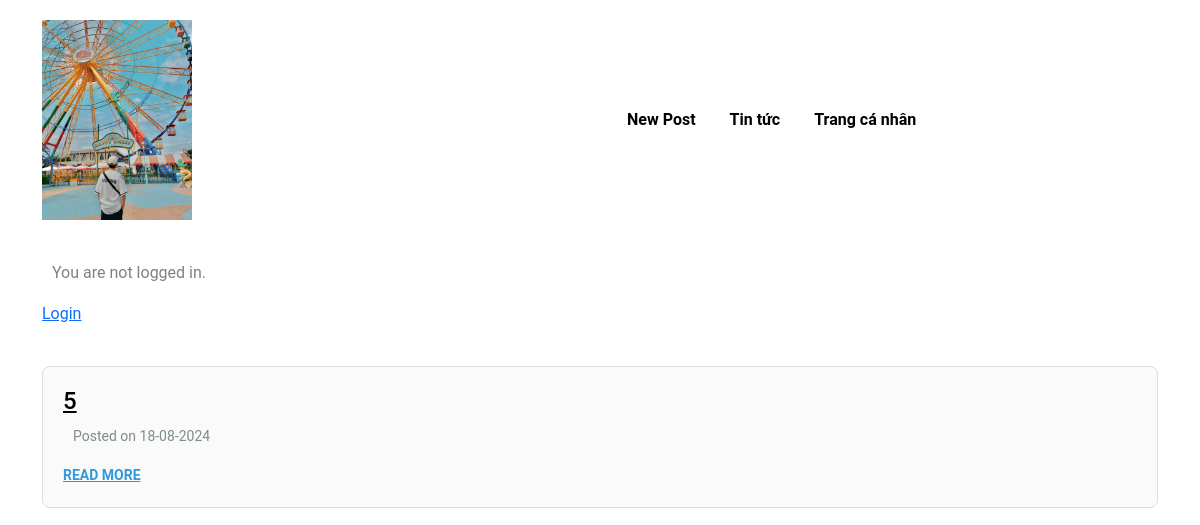
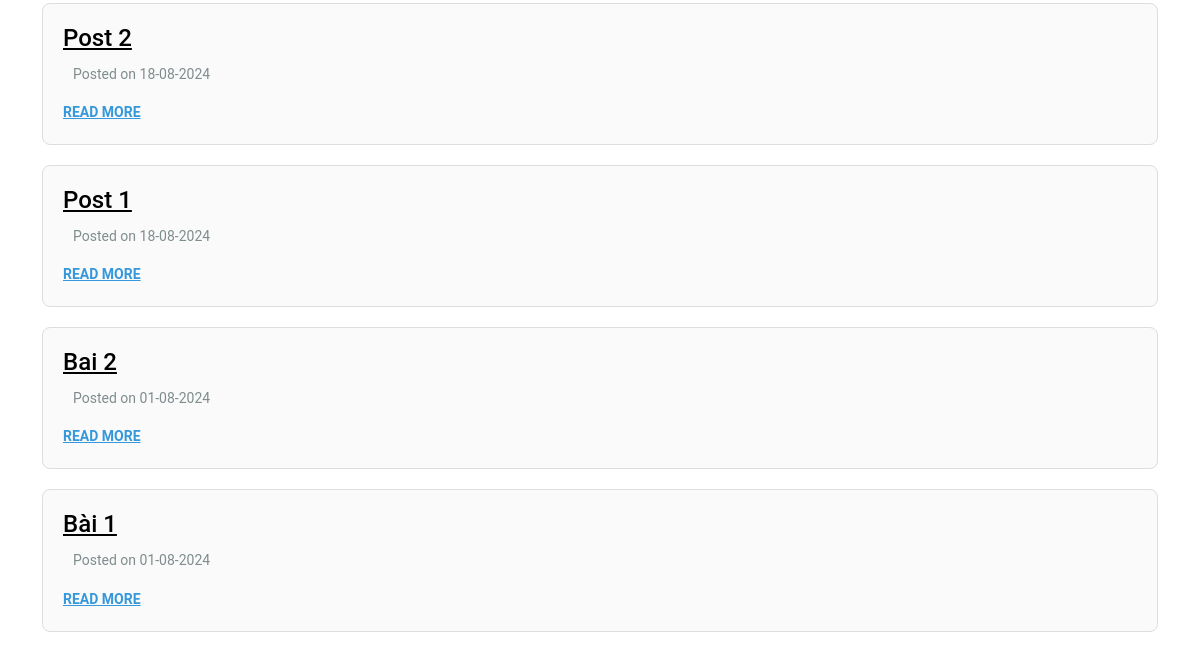
Page /blog/ on the earlier database version (2 pictures, top to bottom).
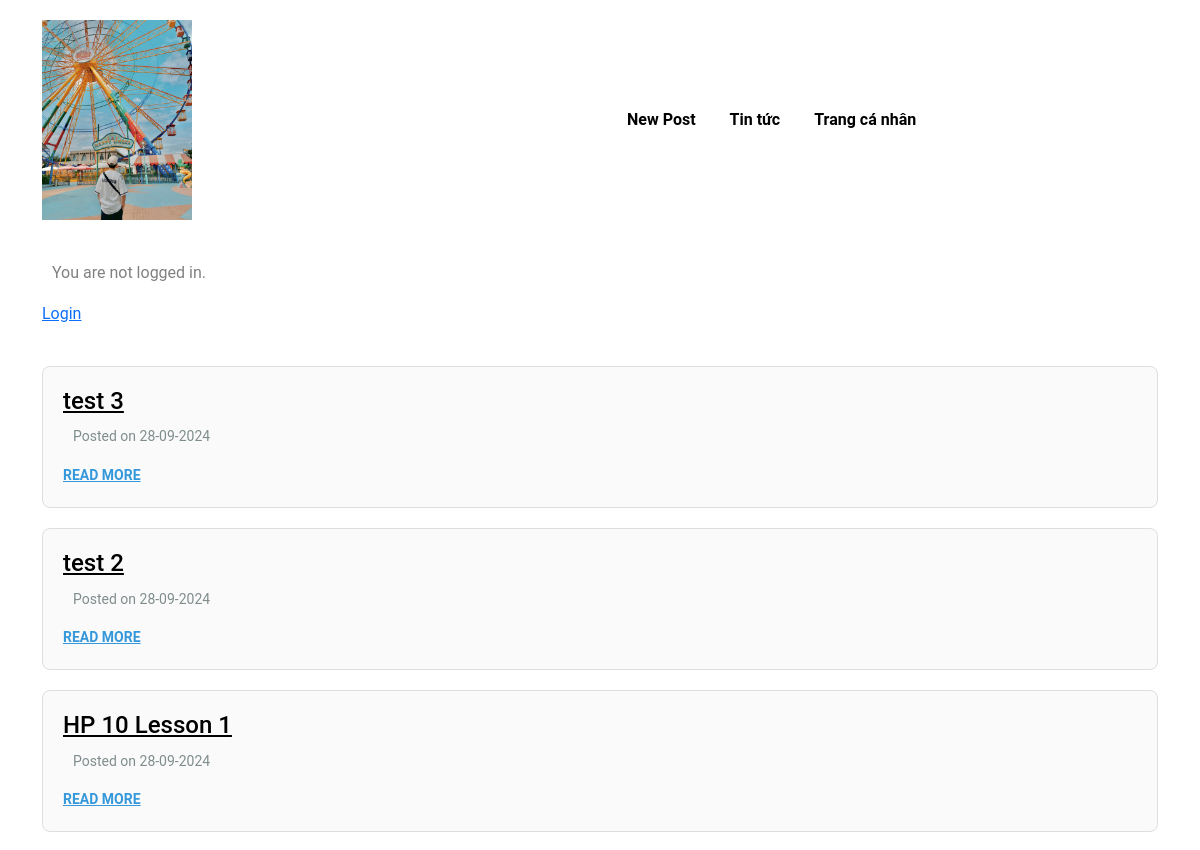
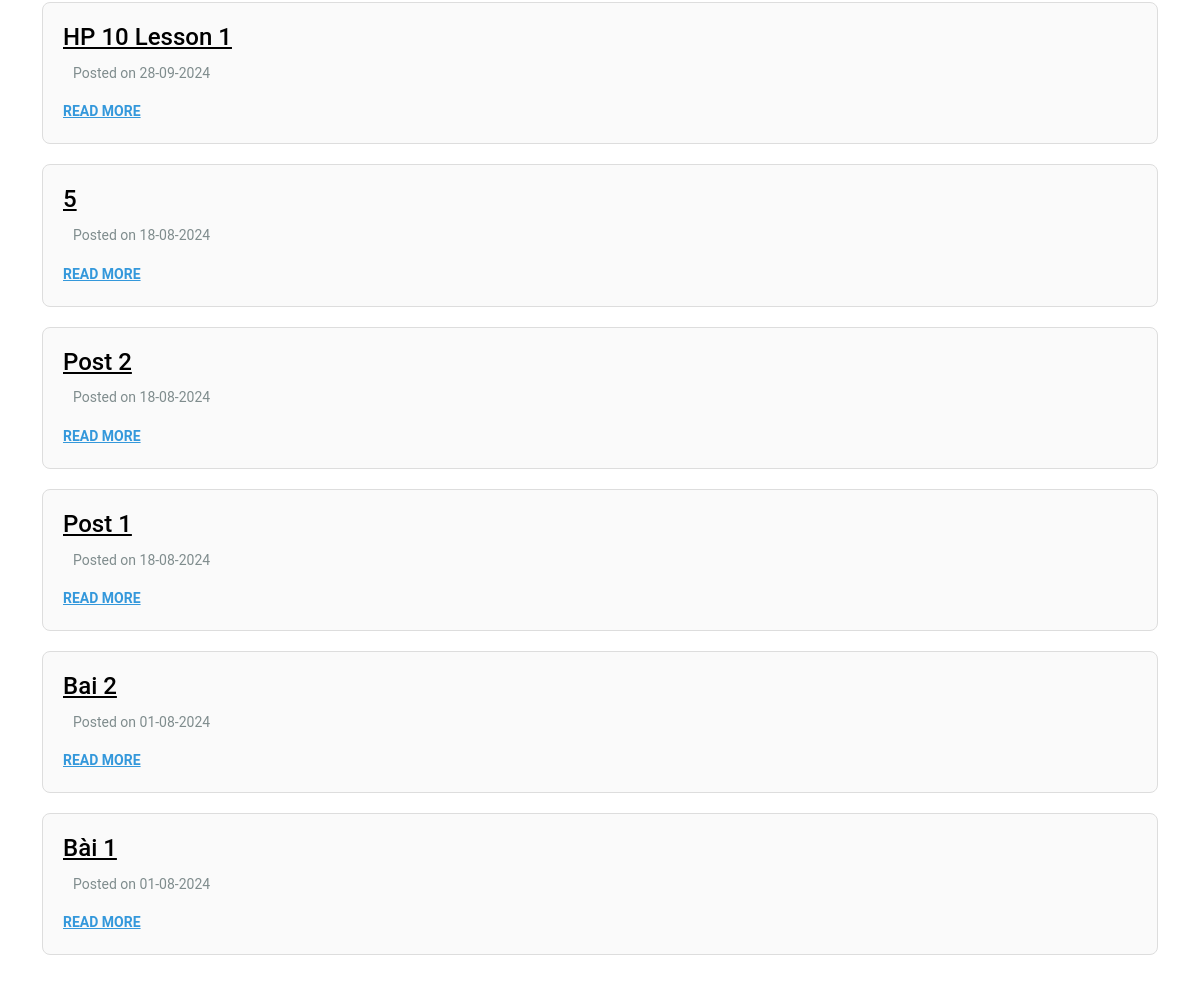
Same page on the later database version (2 pictures, top to bottom).
### blog/models.py (models this page shows, shortened)
class Post(models.Model):
    title = models.CharField(max_length=200)
    body = models.TextField()
    date = models.DateTimeField(auto_now_add=True)
    author = models.ForeignKey(
        User,
        on_delete = models.CASCADE,
    )

### blog/views.py (the view)
# urls.py: path("", views.list, name='blog'),
def list(request):
    Data = {'Posts': Post.objects.all().order_by('-date')}
    return render(request, 'blog/blog.html', Data)

### myHome/templates/blog/blog.html (shortened to what this page needs)
{% extends 'pages/base.html' %}
{% load static %}
{% block extra_css %}
  <link rel="stylesheet" href="{% static 'css/style.css' %}" />
{% endblock %}
{% block content %}
<div class="container">
    <div class="row">
            <div class="posts-list">
                {% for post in Posts %}
                <div class="post-item">
                    <h2 class="post-title nhat">
                        <a class="nhat" href="/blog/{{post.id}}">{{ post.title }} </a>
                    </h2>
                    <p class="post-meta">
                        Posted on {{ post.date | date:"d-m-Y" }}
                    </p>
                    <div class="post-excerpt">
                        <a href="/blog/{{post.id}}" class="read-more">Read more</a>
                    </div>
                </div>
                {% empty %}
                <p>No blog posts available yet.</p>
                {% endfor %}
            </div>
    </div>
</div>
{% endblock %}

### myHome/templates/pages/base.html (shortened to what this page needs)
<!DOCTYPE html>
<html lang="en">
  <head>
    {% load static %}
    {% block extra_css %} {% endblock %}
    <link rel="stylesheet" href="{% static 'css/style.css' %}" />
    <link rel="stylesheet" href="{% static 'css/vie-deli.css' %}" />
    <link rel="stylesheet" href="{% static 'css/tu-nho.css' %}" />
    <link rel="stylesheet" href="{% static 'css/mona-hotel.css' %}" />
    <link rel="stylesheet" href="{% static 'css/bootstrap.min.css' %}" />
    <link rel="stylesheet" href="https://cdnjs.cloudflare.com/ajax/libs/font-awesome/6.4.0/css/all.min.css" />
    <link rel="stylesheet" href="https://cdnjs.cloudflare.com/ajax/libs/font-awesome/4.7.0/css/font-awesome.css" />
  </head>
  <body>
    <div class="container">
      <div class="row">
          <div class="col-md-6">
              <a class="logo-img" href=""><img class="img-fluid ndtLogo" src="{% static 'images/ndt.jpg' %}" alt="logo"
                      loading="lazy"></a>
          </div>
          <div class="col-md-6 d-flex align-items-center">
              <ul class="main-menu">
                  <li><a href="{% url 'post_new' %}">New Post</a></li>
                  <li><a href="{% url 'blog' %}">Tin tức</a></li>
                  <li><a href="{% url 'profile' %}">Trang cá nhân</a></li>
              </ul>
          </div>
      </div>
    </div>
    <div class="container">
      <div class="row">
          {% if user.is_authenticated %}
            <p>Hello, {{user.username }}!</p>
            <p><a href = "{% url 'logout' %}">Logout</a>  </p>
          {% else %}
            <p>You are not logged in.</p>
            <a href = "{% url 'login' %}">Login</a>
          {% endif %}
      </div>
    </div>
    {% block content %}
    {% endblock %}
  </body>
</html>

### static/css/style.css (style rules this page uses)
h1, h2, h3 { color: #343a40; }
.ndtLogo { width: 150px; height: 50px; }

### static/css/vie-deli.css (style rules this page uses)
h1, h2, h3 { color: #343a40; }
.post-title { font-size: 36px; color: #2c3e50; margin-bottom: 10px; }
.post-meta { font-size: 14px; color: #7f8c8d; }
.nhat { color: rgb(0, 0, 0); }
body { font-family: 'Helvetica Neue', Arial, sans-serif; line-height: 1.6; margin: 0; padding: 0; background-color: #f4f4f4; color: #333; }
h1, h2, h4 { color: #333; font-weight: 700; }
a { text-decoration: none; color: #3498db; }
.container { width: 80%; margin: 0 auto; padding: 20px; }
.posts-list { display: flex; flex-direction: column; gap: 20px; }
.post-item { padding: 20px; border: 1px solid #ddd; border-radius: 8px; background-color: #fafafa; transition: all 0.3s ease-in-out; }
.post-title { margin: 0 0 10px 0; font-size: 24px; color: #2c3e50; }
.post-meta { font-size: 14px; color: #7f8c8d; margin-bottom: 15px; }
.post-excerpt { font-size: 16px; color: #34495e; }
.read-more { font-weight: bold; text-transform: uppercase; font-size: 14px; color: #3498db; border-bottom: 1px solid transparent; transition: border-bottom 0.3s; }
p { line-height: 1.6; }
* { margin: 0; padding: 0; font-family: "Roboto", sans-serif; }
html { margin-bottom: 50px; }
.main-menu { position: relative; margin-bottom: 0; padding: 25px 0; }
.main-menu li { list-style-type: none; display: inline-block; border: 5px solid #fff; box-sizing: border-box; padding: 10px; }
.main-menu li a { text-decoration: none; font-weight: bolder; color: black; }

### static/css/mona-hotel.css (style rules this page uses)
.welcome h3, p { color: #808080; }
.new-big-item h5, p { margin-left: 10px; margin-right: 10px; margin-top: 10px; }
h3, p, span, b, button, input { font-family: Roboto; }

Differences in the rows shown:
added Post: title "test 3", date "28-09-2024"
added Post: title "test 2", date "28-09-2024"
added Post: title "HP 10 Lesson 1", date "28-09-2024"
added Post: title "HP 10 Lesson 1", date "28-09-2024"
